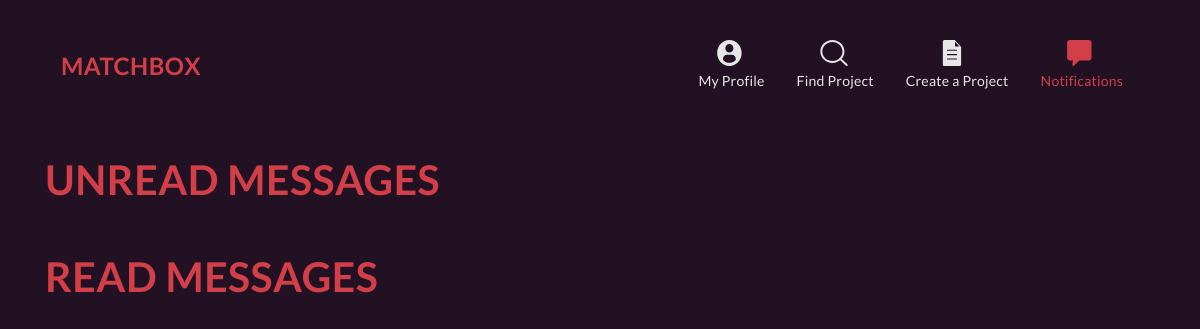
/notifications/ (signed in), run on an earlier commit of the app's database.
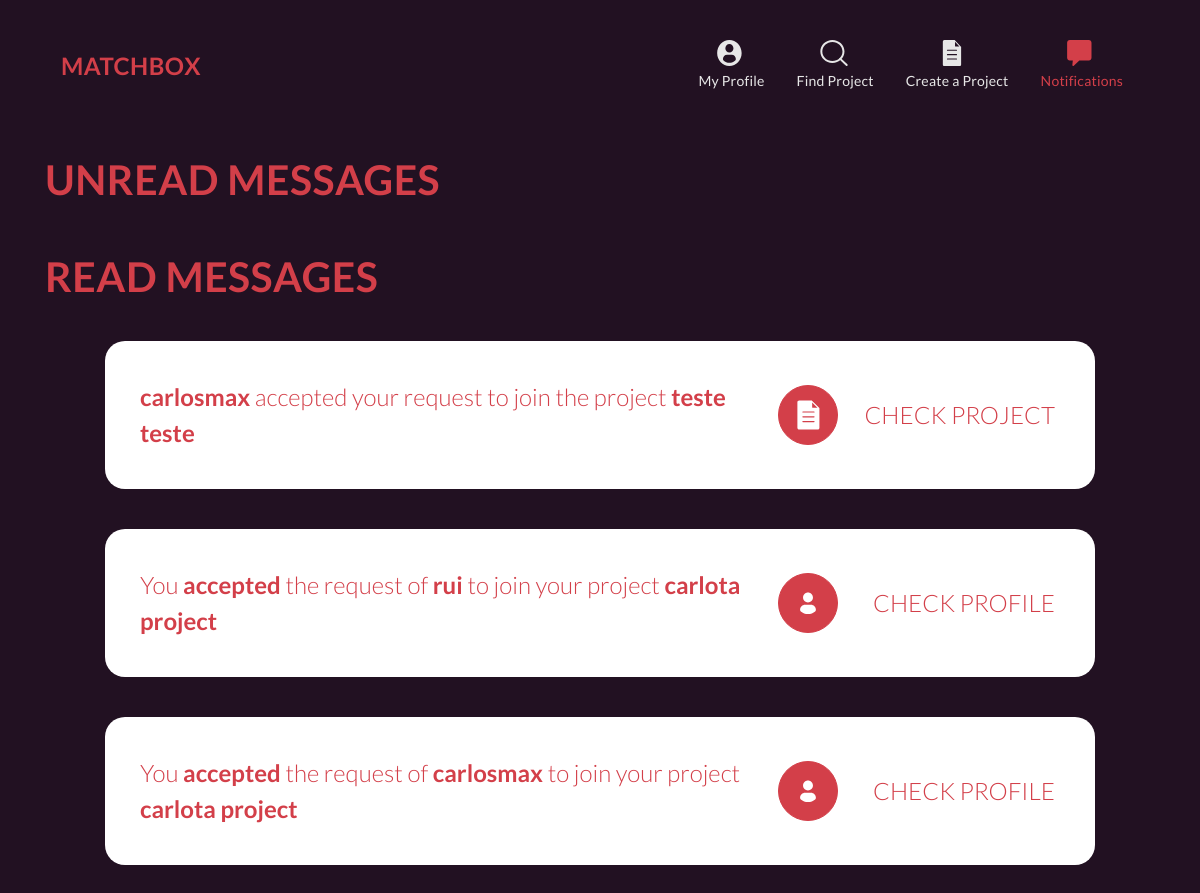
And on a later commit of the database.
### matchcore/models.py (models this page shows, shortened)
class Notification(models.Model):
    TYPE = [
        ('JR', 'Join Request'),
        ('RS', 'Request State'),
    ]
    sender = models.ForeignKey(Person, related_name='sent_notifications', on_delete=models.CASCADE)
    receiver = models.ForeignKey(Person, related_name='received_notifications', on_delete=models.CASCADE)
    project = models.ForeignKey(Project, on_delete=models.CASCADE)
    type = models.CharField(max_length=2, choices=TYPE)
    read = models.BooleanField(default=False)
    accepted = models.BooleanField(default=False)
    interacted = models.BooleanField(default=False)

class Person(models.Model):
    user = models.OneToOneField(User, on_delete=models.CASCADE)
    img = models.ImageField(upload_to='images/users', default='')
    nationality = models.CharField(max_length=20, default='Unknown')
    phone = models.CharField(max_length=10, default='None')
    discord = models.CharField(max_length=30, default='None')
    tags = models.ManyToManyField(UserTag)

class Project(models.Model):
    STATE = [
        ('O', 'Ongoing'),
        ('A', 'Archived'),
    ]
    title = models.CharField(max_length=50)
    small_description = models.CharField(max_length=100)
    big_description = models.CharField(max_length=1000)
    img = models.ImageField(upload_to='images/projects', default='')
    state = models.CharField(max_length=1, choices=STATE)
    tags = models.ManyToManyField(ProjectTag)
    participants = models.ManyToManyField(Person, through='ProjectParticipation')

### matchcore/views.py (the view)
# urls.py: path('notifications/', views.notifications_page, name="notifications"),
def notifications_page(request):
    if request.user.is_authenticated:
        user = request.user
        notifications_received = user.person.received_notifications.all()
        read_notifications = notifications_received.filter(read=True)
        unread_notifications = notifications_received.filter(read=False)
        read_notifications = list(read_notifications)
        unread_notifications = list(unread_notifications)
        read_notifications.reverse()
        unread_notifications.reverse()
        notifications_received.update(read=True)
        context = {
            'read_notifications': read_notifications,
            'unread_notifications': unread_notifications,
        }
        return render(request, 'matchcore/notifications_page.html', context)
    else:
        return redirect(login_page)

### matchcore/templatetags/matchcore_tags.py (called while the page is built)
@register.simple_tag
def is_active_un(request, url, un):
    if request.path in reverse(url, args=[un]): #fixme
        return "active"
    return ""

@register.simple_tag
def is_active(request, url):
    if request.path in reverse(url): #fixme
        return "active"
    return ""

### matchcore/templates/matchcore/notifications_page.html (shortened to what this page needs)
{% extends "matchcore/layout_nav.html" %}
{% load static %}
{% block main %}
<div class="container">
	<h1 class="mt-5">Unread messages</h1>
	<h1 class="mt-5">Read messages</h1>
	<div class="message-list">
		{% for n in read_notifications %}
		<div class="row read-message">
			{% if n.type == 'RS' %}
				<div class="col-8">
					<strong>{{n.sender.user.username}}</strong> {%if n.accepted%}accepted {%else%}rejected {%endif%} your request to join the project <strong>{{n.project.title}}</strong>
				</div>
				<div class="col message-buttons">
					<a href="{% url 'project_page' n.project.id %}" class="message-button btn btn-primary"><img class="prj" src="{% static 'matchcore/images/project_white.svg' %}"></a>
					<div class="message-button-desc">Check project</div>
				</div>
			{% else %}
				{% if n.interacted %}
					<div class="col-8">
						You <strong>{%if n.accepted%}accepted {%else%}rejected {%endif%}</strong> the request of <strong>{{n.sender.user.username}}</strong> to join your project <strong>{{n.project.title}}</strong>
					</div>
					<div class="col message-buttons">
						<a href="{% url 'project_page' n.project.id %}" class="message-button btn btn-primary"><img class="prj" src="{% static 'matchcore/images/profile_white.svg' %}"></a>
						<div class="message-button-desc">Check profile</div>
					</div>
				{% endif %}
			{% endif %}
		</div>
		{% endfor %}
	</div>
</div>
{% endblock %}

What changed in the data, as far as the page shows it:
added Notification: sender.user.username "carlosmax", accepted "accepted", project "teste teste"
added Notification: accepted "accepted", sender.user.username "rui", project "carlota project"
added Notification: accepted "accepted", sender.user.username "carlosmax", project "carlota project"
